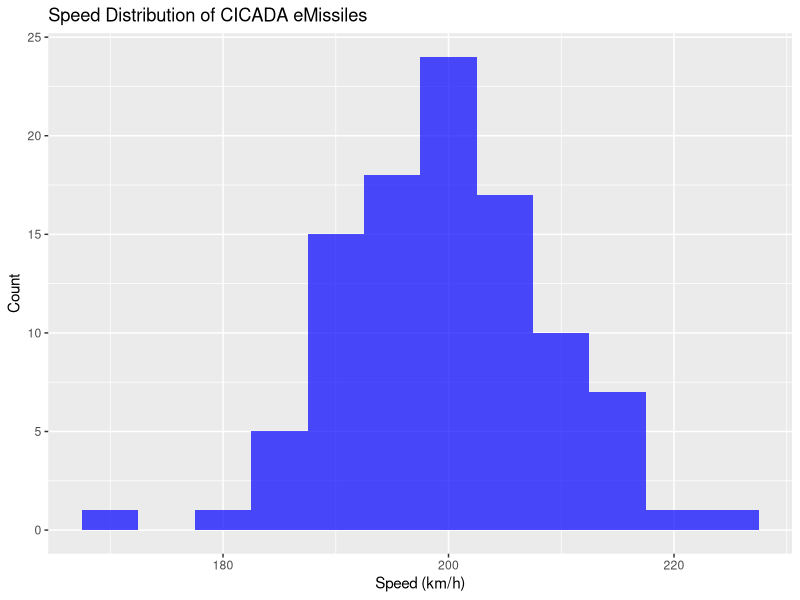

R code for this plot:
library(RSQLite)
library(dplyr)
library(ggplot2)

# Create synthetic data for CICADA eMissiles
set.seed(42)
missile_data <- data.frame(
    id = 1:100,
    launch_angle = runif(100, 20, 80),  # Random launch angles between 20 and 80 degrees
    speed_kmh = rnorm(100, mean = 200, sd = 10),  # Normal distribution of speed
    accuracy_m = rnorm(100, mean = 2, sd = 0.5),  # Accuracy in meters
    time_to_target_s = rnorm(100, mean = 5, sd = 1),  # Time to target in seconds
    success_rate = runif(100, 0.8, 1)  # Success rate between 80% and 100%
)

# Perform basic statistics
summary_stats <- missile_data %>%
    summarise(
        avg_speed = mean(speed_kmh),
        sd_speed = sd(speed_kmh),
        avg_accuracy = mean(accuracy_m),
        sd_accuracy = sd(accuracy_m),
        avg_time = mean(time_to_target_s),
        sd_time = sd(time_to_target_s),
        avg_success_rate = mean(success_rate)
    )
print(summary_stats)

# Plot speed distribution
ggplot(missile_data, aes(x = speed_kmh)) +
    geom_histogram(binwidth = 5, fill = "blue", alpha = 0.7) +
    labs(title = "Speed Distribution of CICADA eMissiles", x = "Speed (km/h)", y = "Count")

# Correlation analysis
cor_matrix <- cor(missile_data[, c("launch_angle", "speed_kmh", "accuracy_m", "time_to_target_s", "success_rate")])
print(cor_matrix)
